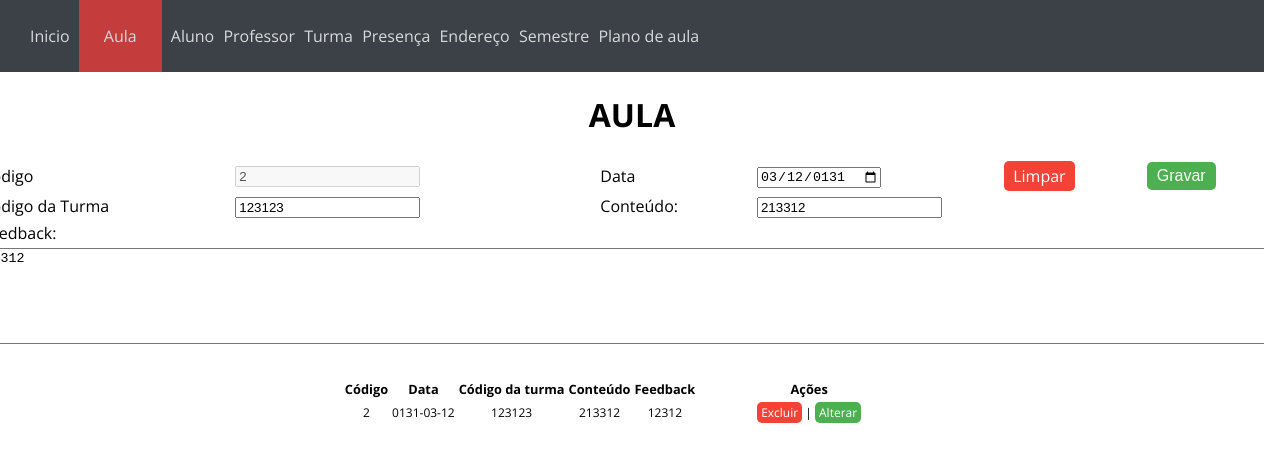
/Aula.php?id=2, run on the app's committed database.
### tables this page shows
CREATE TABLE IF NOT EXISTS `tb_aula` (
  `CD_CODIGO` int(3) NOT NULL AUTO_INCREMENT,
  `DT_DATA` date NOT NULL,
  `DS_FEEDBACK` varchar(800) NOT NULL,
  `DS_CONTEUDO` varchar(100) NOT NULL,
  `CD_TURMA` int(3) NOT NULL,
  PRIMARY KEY (`CD_CODIGO`),
  KEY `CD_TURMA` (`CD_TURMA`)
);

### BD/database.php (called while the page is built, shortened)
<?php
function execute_query($sql){
	$database = open_database();
	$found=null;
	try {
        $result = $database->query($sql);
        if ($result <> null) {
			$found = $result->fetch_all(MYSQLI_ASSOC);
		}
	} catch (Exception $e) {
	}
	return $found;
}
function open_database() {
    try {
    	 $conn = new mysqli(DB_HOST, DB_USER, DB_PASSWORD, DB_NAME);
    	 return $conn;
	 } catch (Exception $e) {
		 echo $e->getMessage();
    	 return null;
	 }
}

### Aula.php (the view, shortened to what this page needs)
<!DOCTYPE html>
<html>
<?php
    include 'BD/database.php';
    $id    =  filter_input(INPUT_GET, 'id', FILTER_SANITIZE_STRING);
    $dsCodigo   ="";
    $dsData     ="";
    $dsCodTurma ="";
    $dsConteudo ="";
    $dsFeedback ="";
    if($id != NULL){
        $sql="select * from tb_aula where CD_CODIGO=".$id ;
        $res_consulta = execute_query($sql);
        foreach ($res_consulta as $dados):
            $dsCodigo   =$dados['CD_CODIGO'];
            $dsData     =$dados['DT_DATA'];
            $dsCodTurma =$dados['CD_TURMA'];
            $dsConteudo =$dados['DS_CONTEUDO'];
            $dsFeedback =$dados['DS_FEEDBACK'];
        endforeach;
    }
?>
<head>
    <link rel="stylesheet" href="style.css">
</head>
<body>
    <form method="post" action="processar.php">
        <div class="menu">
            <a href="Index" target="_self">Inicio</a>
            <a href="Aula.php"        target="_self" class="selecionado">Aula</a>
            <a href="Aluno.php"       target="_self">Aluno</a>
            <a href="Professor.php"   target="_self">Professor</a>
            <a href="Turma.php"       target = "_self">Turma</a>
            <a href="Presença.php"    target = "_self">Presença</a>
            <a href="Endereco.php"    target="_self">Endereço</a>
            <a href="Semestre.php"    target="_self">Semestre</a>
            <a href="planodeaula.php" target="_self">Plano de aula</a>
        </div>
        <h1>AULA</h1>
        <table class="inserir">
            <tr>
                <td>Código</td>
                <td><input placeholder="Não preencher"  disabled type="text" name="TxtCodAula" id="TxtCodAula" value="<?php echo $dsCodigo?>"></td>
                <td>Data</td>
                <td><input type="date" name="TxtDataAula" id="TxtDataAula" value="<?php echo $dsData?>"></td>
                <td><a href="Aula.php" class="btn-limpar">Limpar</a></td>
                <td><input type="submit" onclick="return validarAula();" value="Gravar" class="btn"/></td>
            </tr>
            <tr>
                <td>Código da Turma</td>
                <td><input type="text" name="TxtCodTurma" id="TxtCodTurma" value="<?php echo $dsCodTurma?>"></td>
                <td>Conteúdo:</td>
                <td colspan="7"><input maxlength="100" type="text" name="TxtConteudo" id="TxtConteudo" value="<?php echo $dsConteudo?>"></td>
            </tr>
            <tr>
                <td style="text-align: left">Feedback:</td>
            </tr>
            <tr>
                <td colspan="8" ><textarea rows="6" cols="160" maxlength="800"
                name="TxtFeedback" id="TxtFeedback"><?php echo $dsFeedback?></textarea> </td>
            </tr>
        </table>
    </form>
    <div class="listar">
    <?php include('Listar/listarAula.php'); ?>
    </div>
</body>
</html>

### Listar/listarAula.php
<?php
    $sql="select * from tb_aula ";
    $res_consulta = execute_query($sql);
?>
<br/>
<table style="font-size: 0.8rem; text-align: center;">
    <thead>
        <tr>
            <th>Código</th>
            <th>Data</th>
            <th>Código da turma</th>
            <th>Conteúdo</th>
            <th>Feedback</th>
            <th>Ações</th>
        </tr>
    </thead>
    <tbody>
        <?php foreach($res_consulta as $dados) : ?>
        <tr style="font-size: 12px;">
            <td><?php echo $dados['CD_CODIGO']; ?></td>
            <td><?php echo $dados['DT_DATA']; ?></td>
            <td><?php echo $dados['CD_TURMA']; ?></td>
            <td><?php echo $dados['DS_CONTEUDO']; ?></td>
            <td><?php echo $dados['DS_FEEDBACK']; ?></td>
            <td style="width:220px;">
				<a href="BD/apagar.php?id=<?php echo $dados['CD_CODIGO']; ?>&tipo=aula" class="btn-excluir">Excluir</a>    |
                <a href="Aula.php?id=<?php echo $dados['CD_CODIGO']; ?>" class="btn-alterar">Alterar</a>
            </td>
        </tr>
        <?php  endforeach;?>
    </tbody>
</table>

### style.css (style rules this page uses)
body { margin: 0; padding: 0; font-family: 'Open Sans', sans-serif; }
.menu { background-color: rgb(59, 65, 71); padding: 25px; margin-bottom: 0; }
.menu a { text-decoration: none; margin-left: 5px; color: rgb(214, 218, 219); }
h1 { text-align: center; }
.selecionado { padding: 25px; background-color: rgb(196, 60, 60); }
.inserir { display: flex; justify-content: center; margin-bottom: 25px; }
.listar { display: flex; justify-content: center; }
.btn { background-color: #4CAF50; border: none; color: white; padding: 5px 10px; text-align: center; text-decoration: none; display: inline-block; font-size: 16px; border-radius: 5px; }
.btn-limpar { background-color: #f44336; border: none; border-radius: 5px; color: white; padding: 4px 9px; text-align: center; text-decoration: none; display: inline-block; font-size: 16px; }
.btn-alterar { background-color: #4CAF50; border: none; border-radius: 5px; color: white; padding: 2px 4px; text-align: center; text-decoration: none; display: inline-block; font-size: 12px; }
.btn-excluir { background-color: #f44336; border: none; border-radius: 5px; color: white; padding: 2px 4px; text-align: center; text-decoration: none; display: inline-block; font-size: 12px; }

### data on the page
tb_aula: TxtCodAula "2", TxtDataAula "03/12/0131", TxtCodTurma "123123", TxtConteudo "213312", TxtFeedback "12312", CD_CODIGO "2", DT_DATA "0131-03-12", CD_TURMA "123123", DS_CONTEUDO "213312", DS_FEEDBACK "12312"
